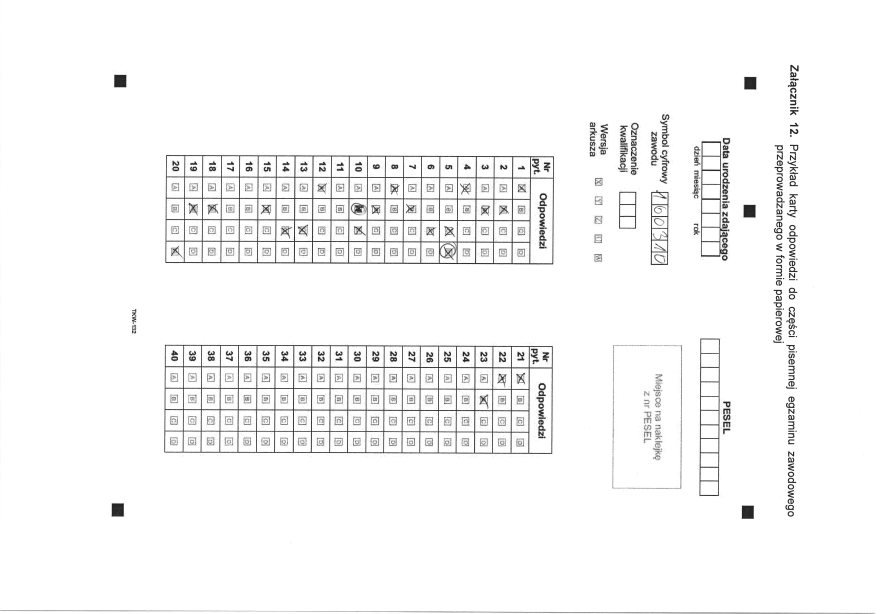
#> input picture backend/exams/image--001.jpg, 3520 x 2456 px (shown at 1/4 size)
$ jupyter execute --allow-errors exam_solver.ipynb
#> lines starting #> are read from the running program, lines starting #| are printed output that depends on the picture; after the words box and inside, x2 and y2 are one past the last pixel; in counts of white or black regions, pixels touching at a corner belong together
[cell 1]
import numpy as np
import matplotlib.pyplot as plt
import cv2
from typing import List, Tuple
from openvino.runtime import Dimension, Core

[cell 2]
def read_image(path: str) -> np.ndarray:
#> called with path = 'exams/image--001.jpg'
    image = cv2.imread(path, cv2.IMREAD_GRAYSCALE)
#> image is the input picture: shape (2456, 3520); min 10, max 255, mean 247.1
    return cv2.rotate(image, cv2.ROTATE_90_COUNTERCLOCKWISE)
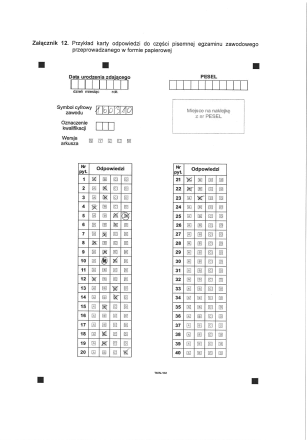
#> returned value: shape (3520, 2456) (shown at 1/8 size); min 10, max 255, mean 247.1


# [9 lines left out: function show_image, not called in this run]

[cell 3]
image = read_image('exams/image--001.jpg')

[cell 4]
def detect_contours(image: np.ndarray, threshold: int = 80) -> np.ndarray:
#> called with threshold = 80
    new_image = image.copy()
    lower_black = np.array([0])
    upper_black = np.array([threshold])
    mask = cv2.inRange(new_image, lowerb=lower_black, upperb=upper_black)
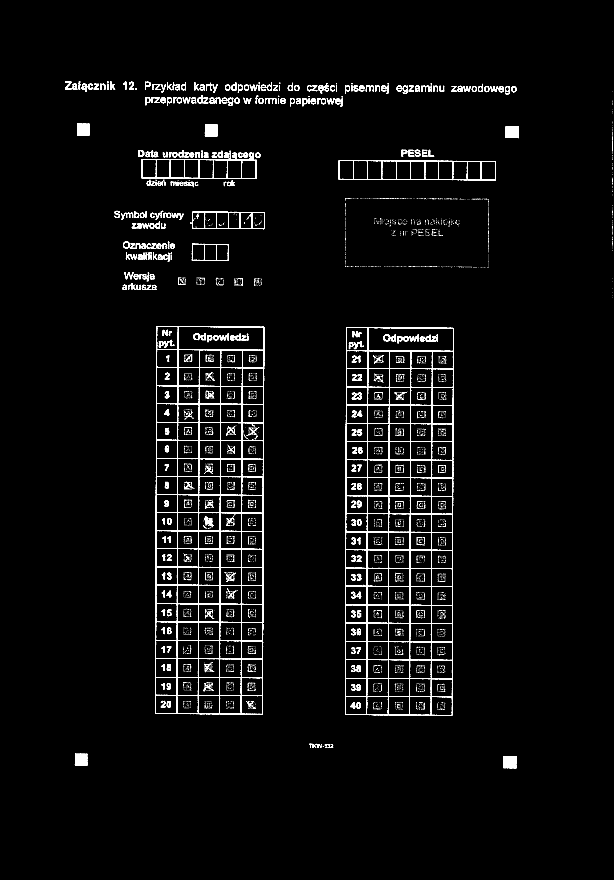
#> mask: shape (3520, 2456) (shown at 1/4 size); 2.4% white; 7980 white regions (7579 under 20 px)
    black_cnt = cv2.findContours(
        mask.copy(), cv2.RETR_EXTERNAL, cv2.CHAIN_APPROX_NONE)[-2]
#> black_cnt = 1459 contours, 1249 with area under 20; largest, box (x1, y1, x2, y2) and area: (621, 1304, 1057, 2858) 666306, (1380, 1309, 1815, 2862) 664726, (1354, 641, 1984, 722) 47412, (566, 608, 1027, 716) 35446, (761, 846, 1060, 917) 19451
    return black_cnt


def find_squares(contours: np.ndarray, square_prop: float = 1.1) -> np.ndarray:
    def is_square(candidate: List[int]) -> bool:
        return max(candidate[2:])/min(candidate[2:]) <= square_prop
    return [contour for contour in contours if is_square(cv2.boundingRect(contour))]


def group_by_size(contours: np.ndarray, similarity_prop: float = 1.1) -> List[List[int]]:
    groupped = [[]]
    cont_idx, group_idx = 0, 0

    contours = drop_insignificant(contours)
    contours = sorted(contours, key=cv2.contourArea, reverse=True)

    while cont_idx < len(contours):
        if len(groupped[group_idx]) == 0 or cv2.contourArea(groupped[group_idx][0])/cv2.contourArea(contours[cont_idx]) < similarity_prop:
            groupped[group_idx].append(contours[cont_idx])
        else:
            groupped.append([contours[cont_idx]])
            group_idx += 1
        cont_idx += 1

    return groupped


def drop_insignificant(contours: np.ndarray, dropout: float = 400):
    return [contour for contour in contours if cv2.contourArea(contour) >= dropout]


def mark_contours(image: np.ndarray, contours: np.ndarray, frame_color: Tuple[int] = (0, 255, 0)) -> np.ndarray:
    if len(image.shape) == 2:
        new_image = cv2.cvtColor(image.copy(), cv2.COLOR_GRAY2RGB)
    else:
        new_image = image.copy()
    for m_area in contours:
        if type(m_area[0]) != int:
            (xg, yg, wg, hg) = cv2.boundingRect(m_area)
        else:
            (xg, yg, wg, hg) = m_area
        cv2.rectangle(new_image, (xg, yg), (xg+wg, yg+hg), frame_color, 2)
    return new_image


def calculate_rectangle(contours: np.ndarray, inside: bool = True) -> List[int]:
    contours = [cv2.boundingRect(contour) for contour in contours]
    right_x = [x[0] + x[2] for x in contours]
    bottom_y = [x[1] + x[3] for x in contours]
    if inside:
        first_fun, second_fun = max, min
    else:
        first_fun, second_fun = min, max
    x1 = first_fun(contours, key=lambda x: x[0])[0]
    y1 = first_fun(contours, key=lambda x: x[1])[1]

    x2 = second_fun(right_x)
    y2 = second_fun(bottom_y)
    w, h = abs(x1 - x2), abs(y1 - y2)
    return [[min(x1, x2), min(y1, y2), w, h]]


def calculate_personal_data(squares: List[int], answers: List[int]) -> List[int]:
    return [squares[0][:3] + [abs(answers[0][1] - squares[0][1])]]

[cell 5]
contours = detect_contours(image=image)
#> contours has the same summary as black_cnt in detect_contours

square_contours = find_squares(contours)
#> square_contours = 783 contours, 748 with area under 20; largest, box (x1, y1, x2, y2) and area: (2014, 3025, 2066, 3073) 2339, (2023, 505, 2075, 553) 2320, (299, 3015, 349, 3063) 2226, (819, 498, 870, 546) 2216, (308, 495, 358, 543) 2201
groupped_squares_contours = group_by_size(square_contours)[0]
#> in group_by_size, `contours = drop_insignificant(contours)`: contours = 6 contours; box (x1, y1, x2, y2) and area: (2014, 3025, 2066, 3073) 2339, (2023, 505, 2075, 553) 2320, (299, 3015, 349, 3063) 2226, (819, 498, 870, 546) 2216, (308, 495, 358, 543) 2201, (492, 965, 521, 995) 562
#> the loop in group_by_size, `while cont_idx < len(contours):` made 6 passes
#> group_idx on pass 6: 1
#> after the loop in group_by_size, `while cont_idx < len(contours):`: cont_idx = 6; group_idx = 1; groupped = 2 items
#> groupped_squares_contours = 5 contours; box (x1, y1, x2, y2) and area: (2014, 3025, 2066, 3073) 2339, (2023, 505, 2075, 553) 2320, (299, 3015, 349, 3063) 2226, (819, 498, 870, 546) 2216, (308, 495, 358, 543) 2201
rectangle_inside_squares = calculate_rectangle(groupped_squares_contours)
#> in calculate_rectangle, `contours = [cv2.boundingRect(contour) for contour in contours]`: contours = [(2014, 3025, 52, 48), (2023, 505, 52, 48), (299, 3015, 50, 48), (819, 498, 51, 48), (308, 495, 50, 48)]
#> in calculate_rectangle, `right_x = [x[0] + x[2] for x in contours]`: right_x = [2066, 2075, 349, 870, 358]
#> in calculate_rectangle, `bottom_y = [x[1] + x[3] for x in contours]`: bottom_y = [3073, 553, 3063, 546, 543]
#> in calculate_rectangle, `x1 = first_fun(contours, key=lambda x: x[0])[0]`: x1 = 2023
#> in calculate_rectangle, `y1 = first_fun(contours, key=lambda x: x[1])[1]`: y1 = 3025
#> in calculate_rectangle, `x2 = second_fun(right_x)`: x2 = 349
#> in calculate_rectangle, `y2 = second_fun(bottom_y)`: y2 = 543
#> in calculate_rectangle, `w, h = abs(x1 - x2), abs(y1 - y2)`: w = 1674; h = 2482
#> rectangle_inside_squares = [[349, 543, 1674, 2482]]

groupped_rectangle_contours = group_by_size(contours)[0]
#> in group_by_size (call 2), `contours = drop_insignificant(contours)`: contours = 20 contours; largest, box (x1, y1, x2, y2) and area: (621, 1304, 1057, 2858) 666306, (1380, 1309, 1815, 2862) 664726, (1354, 641, 1984, 722) 47412, (566, 608, 1027, 716) 35446, (761, 846, 1060, 917) 19451
#> the loop in group_by_size (call 2), `while cont_idx < len(contours):` made 20 passes
#> groupped_rectangle_contours = 2 contours; box (x1, y1, x2, y2) and area: (621, 1304, 1057, 2858) 666306, (1380, 1309, 1815, 2862) 664726
rectangle_answers_connected = calculate_rectangle(
    groupped_rectangle_contours, inside=False)
#> rectangle_answers_connected = [[621, 1304, 1194, 1558]]

bound_personal = calculate_personal_data(
    rectangle_inside_squares, rectangle_answers_connected)
#> bound_personal = [[349, 543, 1674, 761]]

image_with_marked_squares = mark_contours(image, rectangle_inside_squares)
#> the loop in mark_contours, `for m_area in contours:` made 1 pass
image_with_marked_answers = mark_contours(
    image_with_marked_squares, rectangle_answers_connected, (255, 0, 0))
#> the loop in mark_contours (call 2), `for m_area in contours:` made 1 pass
image_with_marked_personal = mark_contours(
    image_with_marked_answers, bound_personal, (0, 0, 255))

# show_image(image_with_marked_personal, None)

[cell 6]
x1, y1, w1, h1 = rectangle_answers_connected[0]
#> x1 = 621; y1 = 1304; w1 = 1194; h1 = 1558
x2, y2, w2, h2 = bound_personal[0]
#> x2 = 349; y2 = 543; w2 = 1674; h2 = 761
answers_image = image[y1:y1+h1, x1:x1+w1]
personal_image = image[y2:y2+h2, x2:x2+w2]

[cell 7]
# show_image(answers_image)
# show_image(personal_image)

def detect_lines(threshhold, kernel_size: Tuple[int]):
    kernel = cv2.getStructuringElement(cv2.MORPH_RECT, kernel_size)
    detect = cv2.morphologyEx(threshhold, cv2.MORPH_OPEN, kernel, iterations=2)
    contours = cv2.findContours(detect, cv2.RETR_EXTERNAL, cv2.CHAIN_APPROX_SIMPLE)
    return contours[0] if len(contours) == 2 else contours[1]

answers_image[answers_image <= 170] = 0
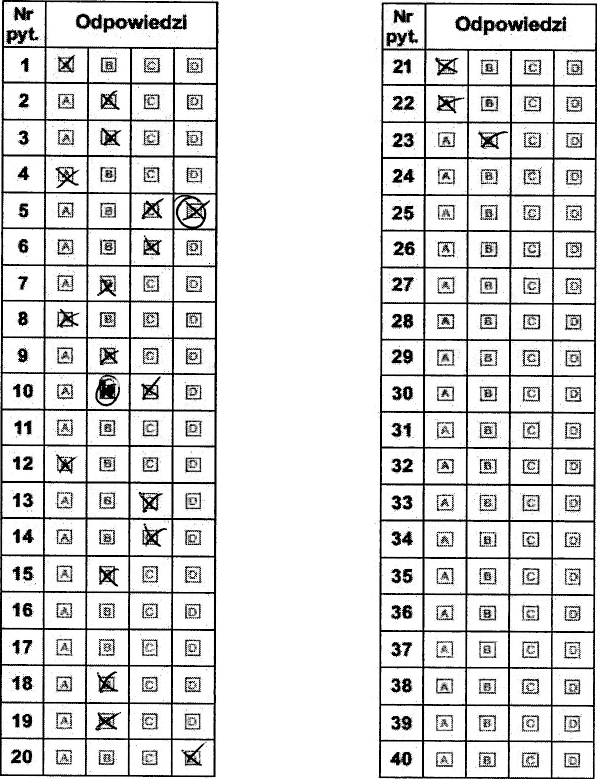
#> answers_image: shape (1558, 1194) (shown at 1/2 size); min 0, max 255, mean 221.1
answers_image[answers_image > 170] = 255
#> answers_image: shape (1558, 1194); 88.1% white; 2457 black regions (1867 under 20 px), largest, box (x1, y1, x2, y2) and area: (0, 0, 437, 1555) 66569, (758, 5, 1194, 1558) 62053, (910, 32, 963, 63) 867
new_ans = answers_image.copy()

thresh = cv2.threshold(new_ans, 0, 255, cv2.THRESH_BINARY_INV + cv2.THRESH_OTSU)[1]
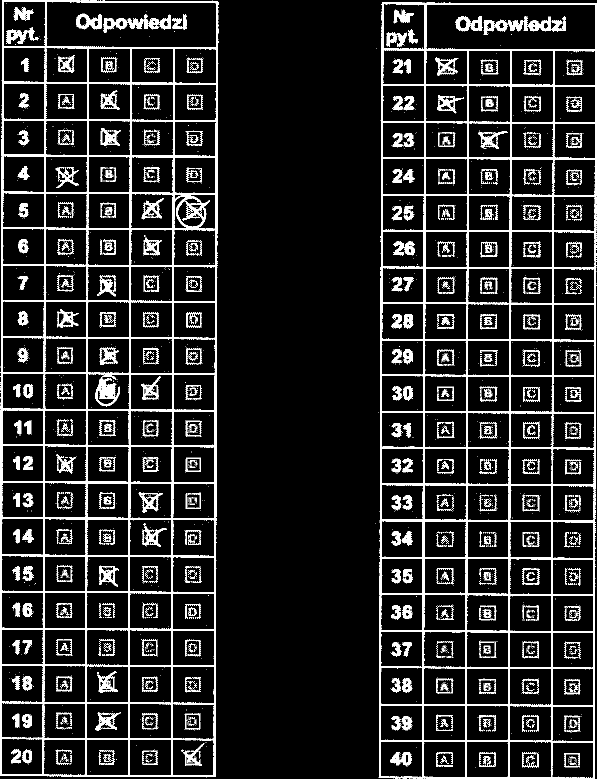
#> thresh: shape (1558, 1194) (shown at 1/2 size); 11.9% white; 2457 white regions (1867 under 20 px), largest, box (x1, y1, x2, y2) and area: (0, 0, 437, 1555) 66569, (758, 5, 1194, 1558) 62053, (910, 32, 963, 63) 867

new_ans = cv2.cvtColor(new_ans, cv2.COLOR_GRAY2RGB)

horizontal_contours = detect_lines(thresh, (40, 1))
#> in detect_lines, `contours = cv2.findContours(detect, cv2.RETR_EXTERNAL, cv2.CHAIN_APPRO..`: contours = 44 contours; largest, box (x1, y1, x2, y2) and area: (3, 962, 435, 968) 1144, (5, 309, 437, 315) 1120, (761, 1039, 1192, 1044) 1098, (764, 314, 1194, 319) 1089, (3, 1035, 435, 1040) 1038
#> horizontal_contours has the same summary as contours in detect_lines
vertical_contours = detect_lines(thresh, (1, 30))
#> call 2 of detect_lines, with kernel_size = (1, 30)
#> in detect_lines (call 2), `kernel = cv2.getStructuringElement(cv2.MORPH_RECT, kernel_size)`: kernel = 30 values from 1 to 1
#> in detect_lines (call 2), `detect = cv2.morphologyEx(threshhold, cv2.MORPH_OPEN, kernel, iteratio..`:
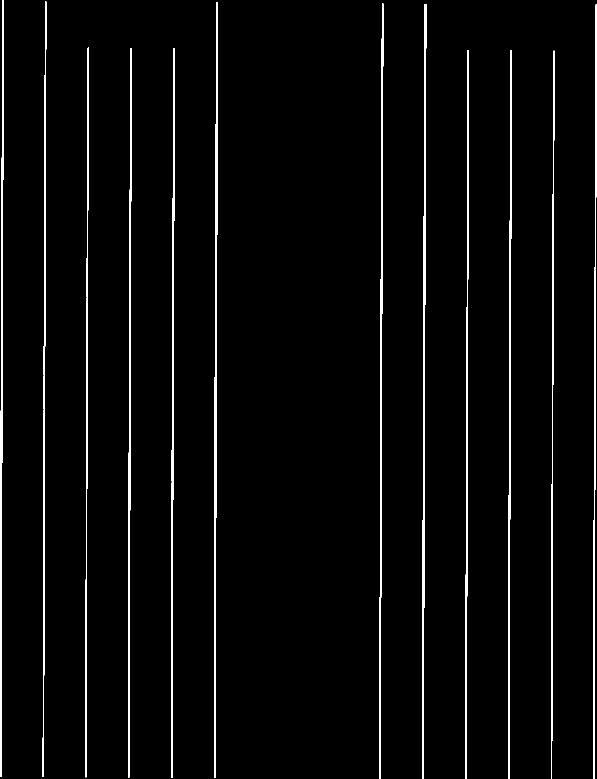
#> detect: shape (1558, 1194) (shown at 1/2 size); 3% white; 12 white regions
#> in detect_lines (call 2), `contours = cv2.findContours(detect, cv2.RETR_EXTERNAL, cv2.CHAIN_APPRO..`: contours = 12 contours; largest, box (x1, y1, x2, y2) and area: (428, 5, 436, 1556) 4382, (844, 8, 853, 1558) 4016, (0, 0, 8, 1554) 3413, (759, 7, 767, 1558) 3346, (256, 96, 264, 1555) 3294
#> vertical_contours has the same summary as contours in detect_lines

cv2.drawContours(new_ans, horizontal_contours, -1, (0,255,0), 2)
cv2.drawContours(new_ans, vertical_contours, -1, (255,0,0), 2);

# show_image(new_ans, None)

[cell 8]
def calculate_line_length(line: List[List[int]]):
    n_line = [l[0] for l in np.squeeze(line, axis=1)]
    return max(n_line) - min(n_line)

def split_horizontals_to_boxes(lines: List[List[List[int]]]) -> List[List[int]]:
    boxes = []
    idx = 0
    while idx < len(lines)//2:
        pair_of_lines = np.concatenate((lines[2*idx], lines[2*idx+1]), axis=0)
        x, y, w, h = cv2.boundingRect(pair_of_lines)
        boxes.append([x, y, w, h])
        idx += 1
    return boxes

[cell 9]
gray_convert_threshold = 150

pers_copy = personal_image.copy()
pers_copy[pers_copy <= gray_convert_threshold] = 0
pers_copy[pers_copy > gray_convert_threshold] = 255
#> pers_copy: shape (761, 1674); 96.2% white; 915 black regions (761 under 20 px), largest, box (x1, y1, x2, y2) and area: (216, 59, 678, 173) 7178, (1005, 98, 1635, 179) 6690, (412, 303, 711, 374) 3948

thresh = cv2.threshold(pers_copy, 0, 255, cv2.THRESH_BINARY_INV + cv2.THRESH_OTSU)[1]
pers_copy = cv2.cvtColor(pers_copy, cv2.COLOR_GRAY2RGB)
personal_horizontal = detect_lines(thresh, (30, 1))
#> call 3 of detect_lines, with kernel_size = (30, 1)
#> in detect_lines (call 3), `detect = cv2.morphologyEx(threshhold, cv2.MORPH_OPEN, kernel, iteratio..`:
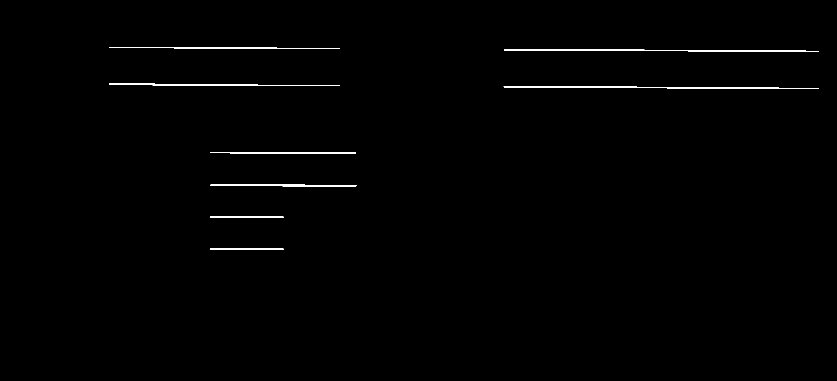
#> detect: shape (761, 1674) (shown at 1/2 size); 0.63% white; 8 white regions
#> in detect_lines (call 3), `contours = cv2.findContours(detect, cv2.RETR_EXTERNAL, cv2.CHAIN_APPRO..`: contours = 8 contours; box (x1, y1, x2, y2) and area: (1007, 173, 1637, 178) 1036, (1008, 99, 1637, 104) 955, (218, 167, 680, 172) 754, (421, 369, 713, 373) 626, (219, 94, 680, 98) 600, (421, 304, 712, 308) 516, (420, 433, 568, 436) 263, (420, 497, 567, 500) 240
#> personal_horizontal has the same summary as contours in detect_lines

personal_horizontal = sorted(personal_horizontal, key=calculate_line_length, reverse=True)
#> in calculate_line_length, `n_line = [l[0] for l in np.squeeze(line, axis=1)]`: n_line = [420, 420, 472, 473, 566, 566]
personal_horizontal_boxes = split_horizontals_to_boxes(personal_horizontal)
#> the loop in split_horizontals_to_boxes, `while idx < len(lines)//2:` made 4 passes
#> (x, y, w, h) on passes 1 to 4: (1007, 99, 630, 79), (218, 94, 462, 78), (421, 304, 292, 69), (420, 433, 148, 67)
#> after the loop in split_horizontals_to_boxes, `while idx < len(lines)//2:`: boxes = [[1007, 99, 630, 79], [218, 94, 462, 78], [421, 304, 292, 69], [420, 433, 148, 67]]; idx = 4
#> personal_horizontal_boxes has the same summary as boxes in split_horizontals_to_boxes
# pers_copy = mark_contours(personal_image, personal_horizontal_boxes)

# show_image(pers_copy, None)

#> (a cell that did not finish here is left out)

[cell 11]
def remove_lines(image: np.ndarray, lines: List[List[int]], color = 255) -> np.ndarray:
    for line in lines:
        line = np.squeeze(line, axis=1)
        x1 = min(line, key=lambda x: x[0])[0]
        y1 = min(line, key=lambda x: x[1])[1]
        x2 = max(line, key=lambda x: x[0])[0]
        y2 = max(line, key=lambda x: x[1])[1]
        cv2.rectangle(image, (x1, y1), (x2, y2), color, -1)

# [17 lines left out: function decode, not called in this run]

[cell 12]
gray_convert_threshold = 210

gray_personal_copy = personal_image.copy()
gray_personal_copy[gray_personal_copy <= gray_convert_threshold] = 0
gray_personal_copy[gray_personal_copy > gray_convert_threshold] = 255
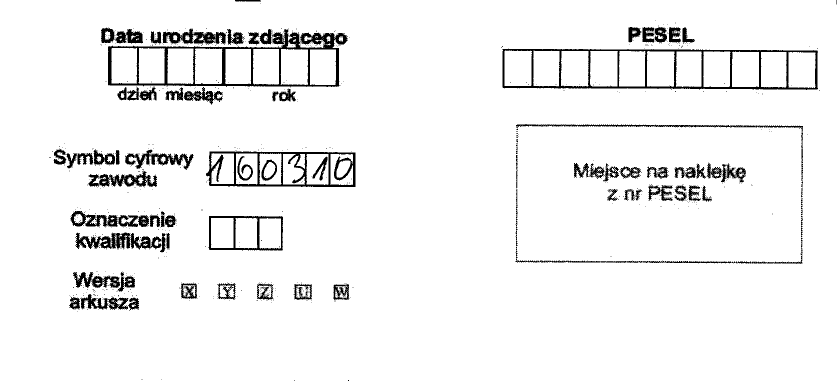
#> gray_personal_copy: shape (761, 1674) (shown at 1/2 size); 94.5% white; 768 black regions (677 under 20 px), largest, box (x1, y1, x2, y2) and area: (216, 57, 695, 175) 9500, (1005, 97, 1636, 180) 8322, (412, 303, 711, 374) 5591


personal_horizontal = detect_lines(thresh, (20, 1))
#> in detect_lines (call 4), `contours = cv2.findContours(detect, cv2.RETR_EXTERNAL, cv2.CHAIN_APPRO..`: contours = 10 contours, 1 with area under 20; largest, box (x1, y1, x2, y2) and area: (1007, 173, 1637, 178) 1084, (1008, 99, 1637, 104) 955, (218, 167, 680, 173) 800, (219, 93, 680, 99) 700, (421, 368, 713, 373) 665
#> personal_horizontal has the same summary as contours in detect_lines
personal_vertical = detect_lines(thresh, (1, 9))
#> in detect_lines (call 5), `kernel = cv2.getStructuringElement(cv2.MORPH_RECT, kernel_size)`: kernel = [1, 1, 1, 1, 1, 1, 1, 1, 1]
#> in detect_lines (call 5), `detect = cv2.morphologyEx(threshhold, cv2.MORPH_OPEN, kernel, iteratio..`:
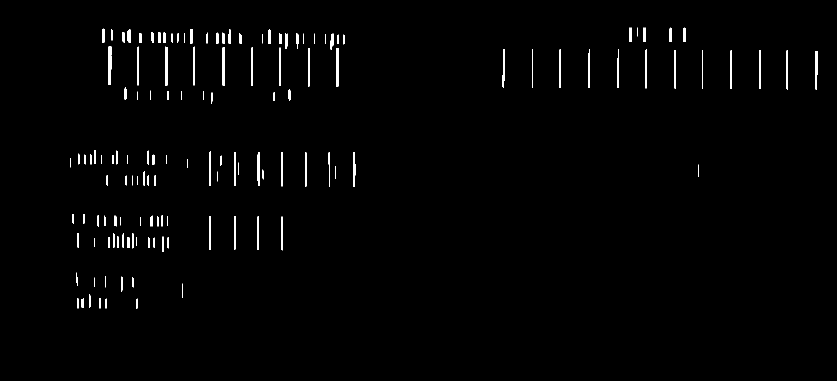
#> detect: shape (761, 1674) (shown at 1/2 size); 1.1% white; 139 white regions (17 under 20 px)
#> in detect_lines (call 5), `contours = cv2.findContours(detect, cv2.RETR_EXTERNAL, cv2.CHAIN_APPRO..`: contours = 139 contours, 41 with area under 20; largest, box (x1, y1, x2, y2) and area: (217, 93, 223, 170) 348, (672, 96, 678, 173) 330, (330, 93, 335, 171) 305, (445, 95, 450, 172) 302, (1518, 101, 1522, 178) 228
#> personal_vertical has the same summary as contours in detect_lines

remove_lines(gray_personal_copy, personal_horizontal)
#> the loop in remove_lines, `for line in lines:` made 10 passes
#> (x1, y1, x2, y2) on passes 1 to 8: (420, 497, 566, 499), (420, 433, 567, 435), (421, 368, 712, 372), (421, 304, 711, 307), (1491, 252, 1531, 252), (1007, 173, 1636, 177), (218, 167, 679, 172), (1008, 99, 1636, 103)
#> after the loop in remove_lines, `for line in lines:`:
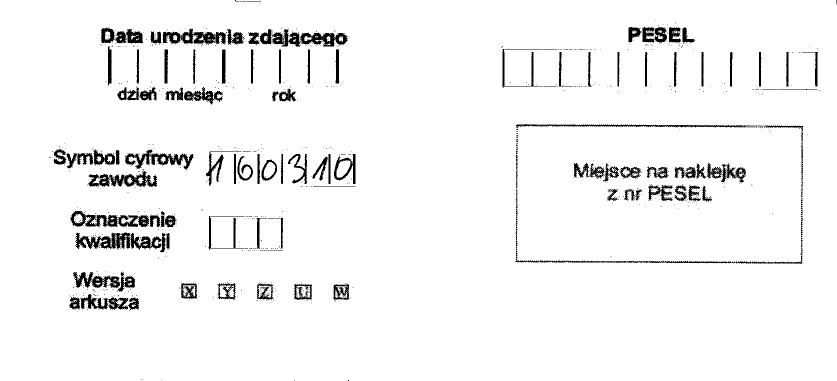
#> image: shape (761, 1674) (shown at 1/2 size); 95.4% white; 940 black regions (815 under 20 px), largest, box (x1, y1, x2, y2) and area: (326, 57, 452, 90) 2123, (151, 465, 260, 499) 2014, (250, 299, 387, 340) 2007
remove_lines(gray_personal_copy, personal_vertical)
#> call 2 of remove_lines, with color = 255
#> the loop in remove_lines (call 2), `for line in lines:` made 139 passes
#> (x1, y1, x2, y2) on passes 1, 2, 3, 4, 5, 7, 8, 11: (163, 598, 163, 614), (272, 597, 274, 616), (210, 597, 212, 616), (154, 597, 156, 616), (198, 596, 200, 616), (178, 588, 180, 615), (364, 567, 364, 595), (154, 554, 154, 571)
#> after the loop in remove_lines (call 2), `for line in lines:`:
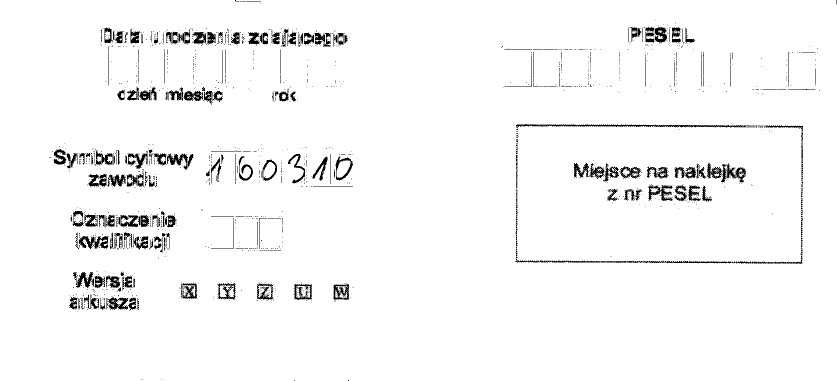
#> image: shape (761, 1674) (shown at 1/2 size); 96.6% white; 1421 black regions (1213 under 20 px), largest, box (x1, y1, x2, y2) and area: (1032, 248, 1498, 257) 1489, (1298, 520, 1605, 528) 855, (158, 472, 218, 499) 843

# [7 lines of commented-out code are left out]

#> (the rest of this cell did not finish here and is left out)
